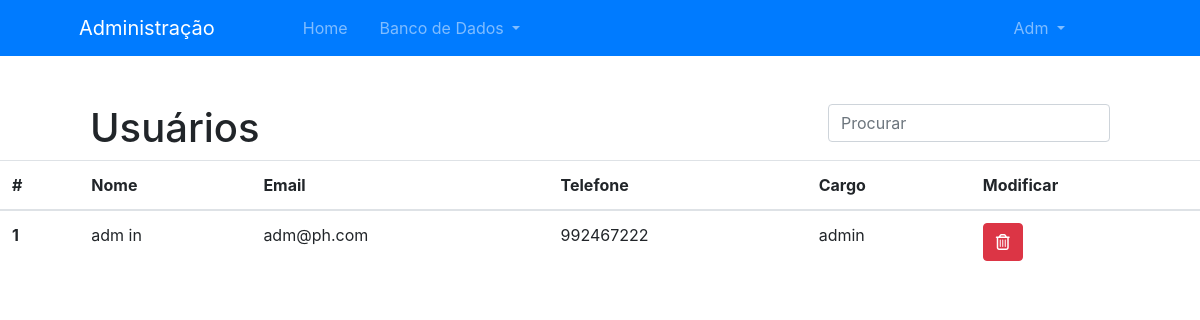
The page /admin/usuarios (signed in) on the database as committed earlier.
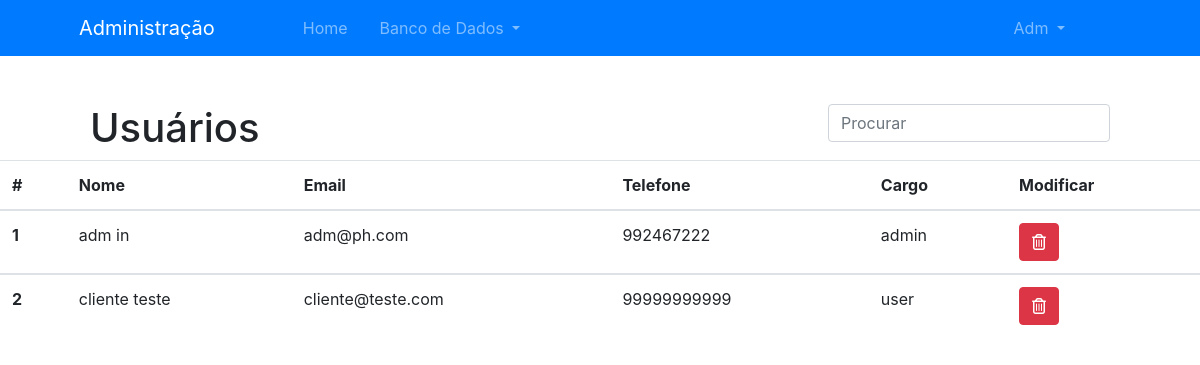
The same page on the database as committed later.
### models.py (models this page shows, shortened)
class User(UserMixin, db.Model):
    id = db.Column(db.Integer, primary_key=True)
    role = db.Column(db.Enum("user", "admin"), nullable=False, default='user')  # Role of the user, limits the access to certain pages
    name = db.Column(db.String(100), nullable=False)
    surname = db.Column(db.String(100), nullable=False)
    email = db.Column(db.String(100), unique=True, nullable=False)
    phone = db.Column(db.String(15), unique=True, nullable=False)
    password = db.Column(db.String(100), nullable=False)
    orders = db.relationship('Order', backref='order')

### views.py (the view)
@views.route('/admin/usuarios')
@login_required
def admin_users():
    if current_user.role == 'admin':
        users = User.query.all()
        return render_template('admin/users.html', users=users)
    else:
        return redirect(url_for('views.homepage'))

### __init__.py (called while the page is built)
def create_app(config_file='config.py'):
    app = Flask(__name__)
    app.config.from_pyfile(config_file)
    db.init_app(app)
    login_manager.login_view = 'auth.login'
    login_manager.init_app(app)
    from .models import User
    @login_manager.user_loader
    def load_user(user_id):
        return User.query.get(int(user_id))
    from .models import models
    app.register_blueprint(models)
    from .views import views
    app.register_blueprint(views)
    from .auth import auth
    app.register_blueprint(auth)
    return app

### templates/admin/users.html (shortened to what this page needs)
{% extends 'admin/base.html' %}
{% block page %}
    <div class="box mx-auto mt-5 mb-2 d-none d-sm-block">
        <h1 class="d-inline">Usuários</h1>
        <div class="float-right">
            <input class="form-control mr-sm-2" type="search" id="tableSearch" onkeyup="searchInTable()" placeholder="Procurar" aria-label="Search">
        </div>
    </div>
    <div class="table-responsive box mx-auto">
        <table class="table table-hover">
            <thead>
                <tr>
                    <th scope="col">#</th>
                    <th scope="col">Nome</th>
                    <th scope="col">Email</th>
                    <th scope="col">Telefone</th>
                    <th scope="col">Cargo</th>
                    <th scope="col">Modificar</th>
                </tr>
            </thead>
            {% for user in users %}
            <tbody class="searchable">
                <tr style="cursor: pointer;">
                    <th scope="row">{{ user.id }}</th>
                    <td data-href="{{ url_for('views.admin_user_detail', id=user.id) }}">{{ user.name }} {{ user.surname }}</td>
                    <td data-href="{{ url_for('views.admin_user_detail', id=user.id) }}">{{ user.email }}</td>
                    <td data-href="{{ url_for('views.admin_user_detail', id=user.id) }}">{{ user.phone }}</td>
                    <td data-href="{{ url_for('views.admin_user_detail', id=user.id) }}">{{ user.role }}</td>
                    <td>
                        <button type="button" class="btn btn-danger" data-toggle="modal" data-target="#modalDelete{{ user.id }}">
                            <i class="far fa-trash-alt"></i>
                        </button>
                    </td>
                </tr>
            </tbody>
            {% endfor %}
        </table>
    </div>
{% endblock %}

### templates/admin/base.html (shortened to what this page needs)
<!DOCTYPE html>
<html lang="pt-br">
<head>
    <link rel="stylesheet" type="text/css" href="{{ url_for('static', filename='css/admin.css') }}">
    <link rel="stylesheet" href="https://maxcdn.bootstrapcdn.com/bootstrap/4.0.0/css/bootstrap.min.css"
>
</head>
<body>
    <nav class="navbar sticky-top navbar-expand-lg bg-primary navbar-dark d-none d-sm-block">
        <div class="collapse navbar-collapse container-fluid" id="navbarNav">
            <ul class="navbar-nav">
                <a class="navbar-brand ml-5" href="{{ url_for('views.admin') }}">
                    <span>Administração</span>
                </a>
                <li class="nav-item px-3 ml-5 my-auto">
                    <a class="nav-link nav-text" href="{{ url_for('views.admin') }}">Home</a>
                </li>
                <li class="nav-item dropdown mr-5">
                    <a class="nav-link dropdown-toggle" href="#" id="navbarDropdownMenuLink" role="button" data-toggle="dropdown" aria-haspopup="true" aria-expanded="false">
                      Banco de Dados
                    </a>
                </li>
            </ul>
            <ul class="navbar-nav mr-5">
                <li class="nav-item dropdown mr-5">
                    <a class="nav-link dropdown-toggle" href="#" id="navbarDropdownMenuLink" role="button" data-toggle="dropdown" aria-haspopup="true" aria-expanded="false">
                      {{ current_user.name|capitalize }}
                    </a>
                </li>
            </ul>
        </div>
    </nav>
    {% block page %}
    {% endblock %}
</body>
</html>

### static/css/admin.css (style rules this page uses)
.box { width: 85%; }

Rows that differ between the two databases and show on the page:
added User: id "2", name "cliente", surname "teste", email "cliente@teste.com", phone "99999999999", role "user"
